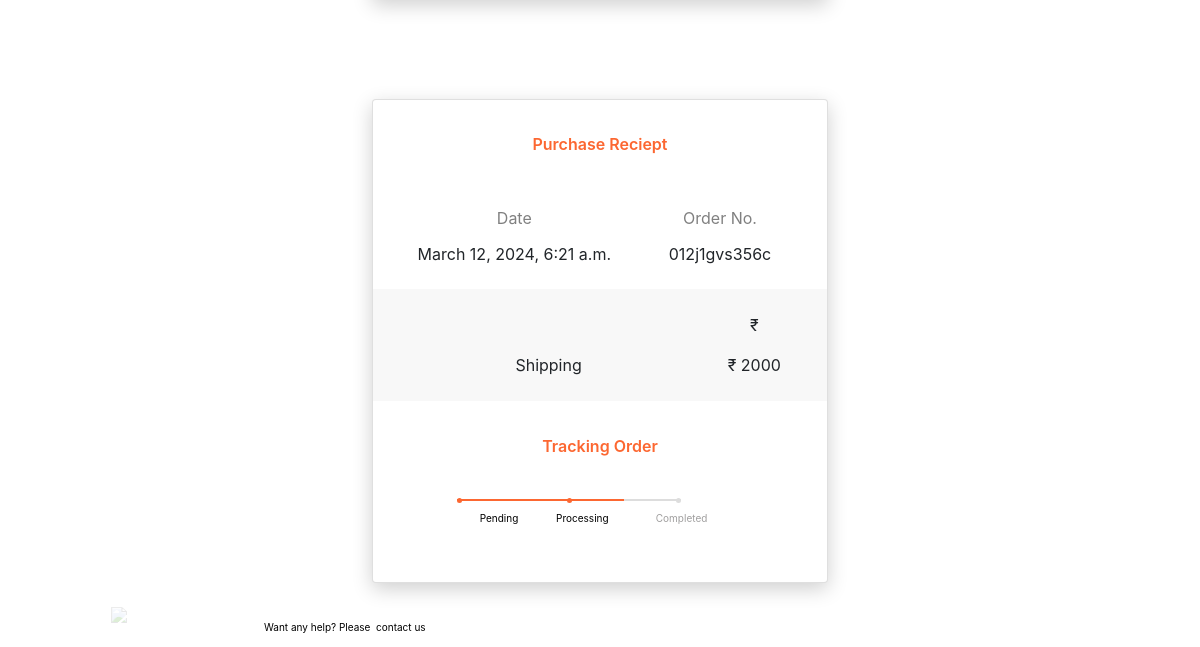
Page /order/ (signed in, lower part) on the earlier database version.
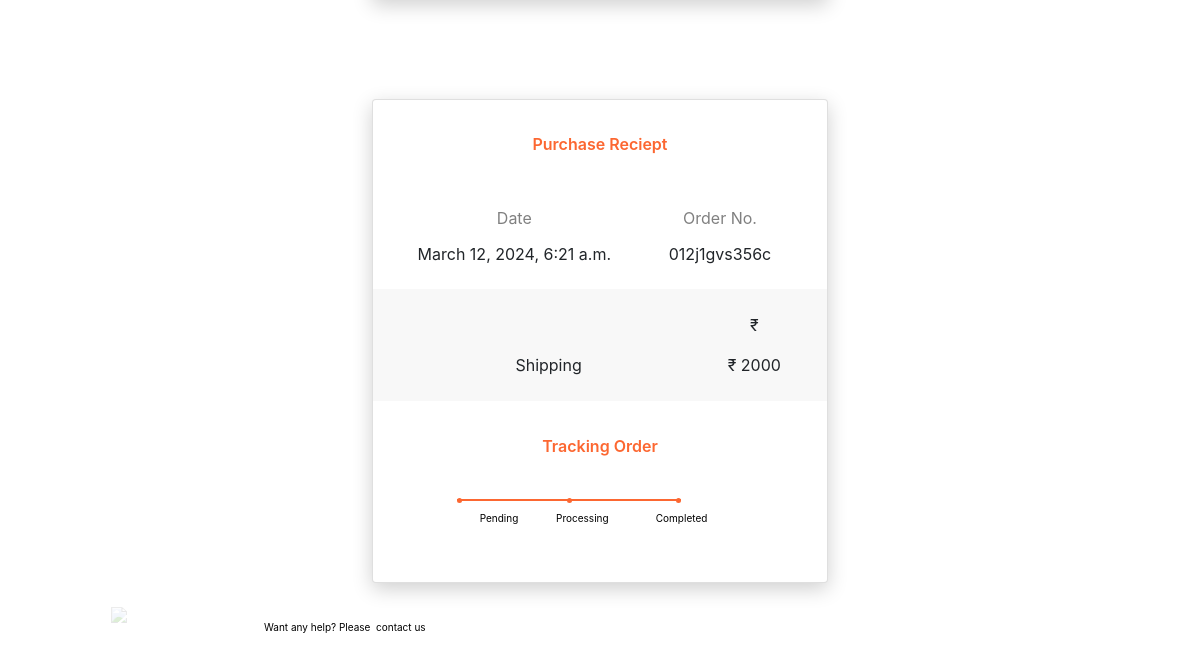
Same page on the later database version.
### watches/models.py (models this page shows, shortened)
class Order(models.Model):
    STATUS_CHOICES = [
        ('PENDING', 'Pending'),
        ('PROCESSING', 'Processing'),
        ('COMPLETED', 'Completed'),
        ('CANCELLED', 'Cancelled'),
    ]
    user = models.ForeignKey(User, on_delete=models.CASCADE)
    watch = models.ForeignKey(Watch, on_delete=models.CASCADE)
    quantity = models.PositiveIntegerField(default=1)
    order_at = models.DateTimeField(auto_now_add=True)
    status = models.CharField(max_length=20, choices=STATUS_CHOICES, default='PENDING')
    customer = models.ForeignKey(Customer, on_delete=models.CASCADE, default=None)

### watches/views.py (the view)
# urls.py: path('order/',views.order,name='order'),
def order(request):
    ord=Order.objects.filter(user=request.user)
    return render(request,'watches/order.html',{'ord':ord})

### watches/templates/watches/order.html (shortened to what this page needs)
{% extends "watches/base.html" %}
{% block content %}
{% for o in ord %}
<div class="order">
        <div class="card">
            <div class="title">Purchase Reciept</div>
            <div class="info">
                <div class="row">
                    <div class="col-7">
                        <span id="heading">Date</span><br>
                        <span id="details">{{o.order_at}}</span>
                    </div>
                    <div class="col-5 pull-right">
                        <span id="heading">Order No.</span><br>
                        <span id="details">012j1gvs356c</span>
                    </div>
                </div>
            </div>
            <div class="pricing">
                <div class="row">
                    <div class="col-9">
                    </div>
                    <div class="col-3">
                        <span id="price">₹ {{o.Watch.discounted_price}}</span>
                    </div>
                </div>
                <div class="row">
                    <div class="col-9">
                        <span id="name">Shipping</span>
                    </div>
                    <div class="col-3">
                        <span id="price">₹ 2000</span>
                    </div>
                </div>
            </div>
            <div class="total">
                <div class="row">
                    <div class="col-9"></div>
                    <div class="col-3"><big>{{o.Watch.discounted_price|add:2000}}</big></div>
                </div>
            </div>
            <div class="tracking">
                <div class="title">Tracking Order</div>
            </div>
            {% if o.status == 'PROCESSING' %}
            <div class="progress-track ml-5">
                <ul id="progressbar">
                    <li class="step0 active " id="step1">Pending</li>
                    <li class="step0 active text-center" id="step2">Processing</li>
                    <li class="step0  text-right" id="step3">Completed</li>
                </ul>
            </div>
            {% endif %}
            {% if o.status == 'COMPLETED' %}
            <div class="progress-track ml-5">
                <ul id="progressbar">
                    <li class="step0 active " id="step1">Pending</li>
                    <li class="step0 active text-center" id="step2">Processing</li>
                    <li class="step0 active text-right" id="step3">Completed</li>
                </ul>
                {% endif %}
            </div>
        </div>
    </div>
{% endfor %}
        <div class="footer">
                <div class="row">
                    <div class="col-2"><img class="img-fluid" src="https://i.imgur.com/YBWc55P.png"></div>
                    <div class="col-10">Want any help? Please &nbsp;<a> contact us</a></div>
                </div>
                </div>
{% endblock content %}

Differences in the rows shown:
changed Order: status "PROCESSING" → "COMPLETED" (drawn)
